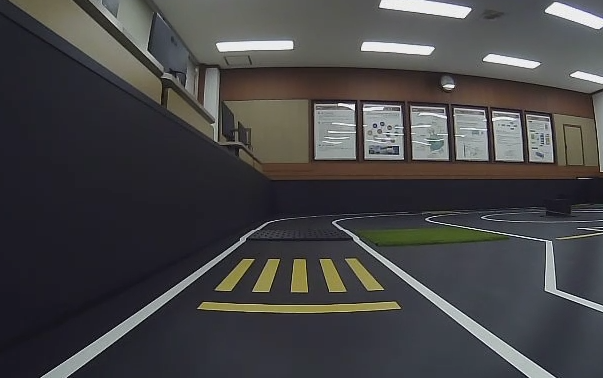
#> input picture src/study/ex_codes/opencv_ex/yellow.png, 603 x 378 px
$ python lab_example.py
#> lines starting #> are read from the running program, lines starting #| are printed output that depends on the picture; after the words box and inside, x2 and y2 are one past the last pixel; in counts of white or black regions, pixels touching at a corner belong together
#!/usr/bin/env python
# -*- coding: utf-8 -*-

import cv2
import numpy as np

image = cv2.imread('yellow.png')
#> image is the input picture: shape (378, 603, 3); mean B, G, R 70.2, 69.2, 69.8

gray = cv2.cvtColor(image, cv2.COLOR_BGR2GRAY)
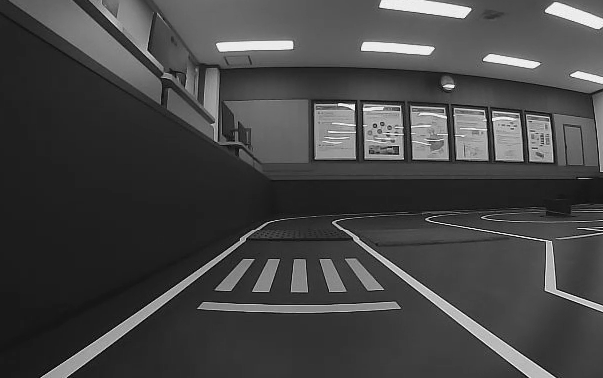
#> gray: shape (378, 603); min 0, max 254, mean 69.5
blur_img = cv2.GaussianBlur(gray,(5, 5), 0)
edge_img = cv2.Canny(np.uint8(blur_img), 30, 60)
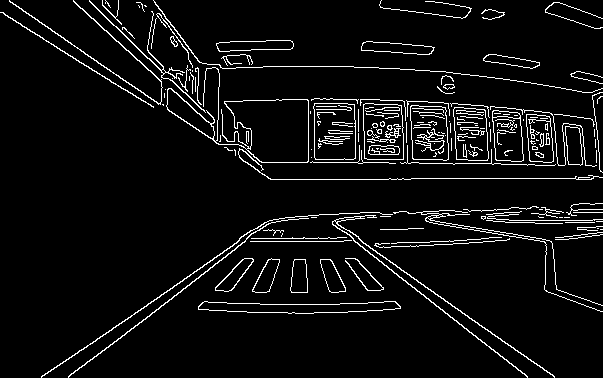
#> edge_img: shape (378, 603); 5.7% white in thin lines or dots
cv2.imshow('edge', edge_img)

blur_img = cv2.GaussianBlur(image,(5, 5), 0)
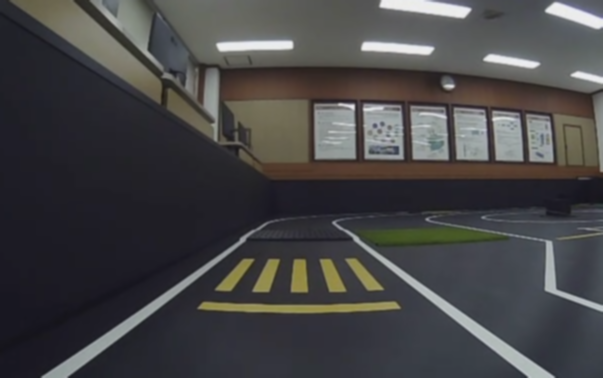
#> blur_img: shape (378, 603, 3); mean B, G, R 70.3, 69.2, 69.8
lab = cv2.cvtColor(blur_img, cv2.COLOR_BGR2LAB)
#> lab: shape (378, 603, 3); mean of channels 0, 1, 2 73.2, 129, 127.2

L, A, B = cv2.split(lab)
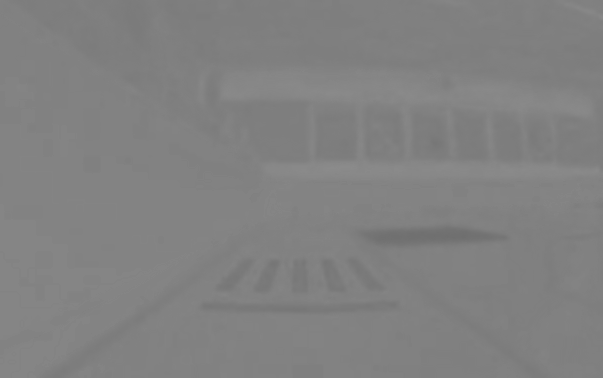
#> A: shape (378, 603); min 111, max 139, mean 129
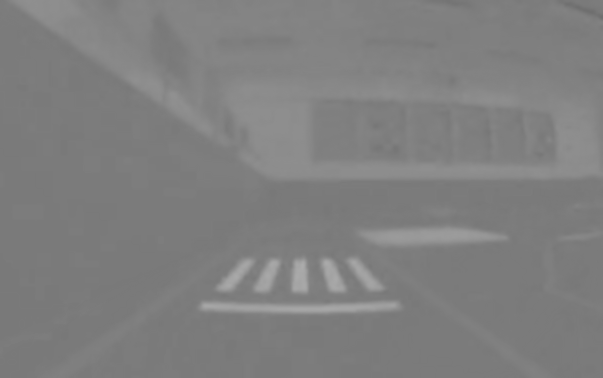
#> B: shape (378, 603); min 110, max 171, mean 127.2

_, L_img = cv2.threshold(L, 155, 255, cv2.THRESH_BINARY)
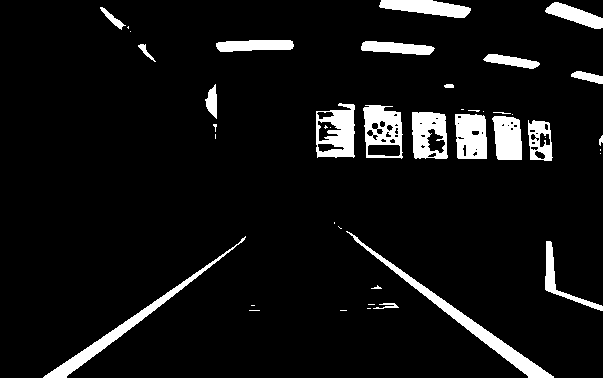
#> L_img: shape (378, 603); 7.1% white; 43 white regions (20 under 20 px), largest, box (x1, y1, x2, y2) and area: (346, 231, 554, 378) 2133, (43, 236, 246, 378) 1760, (316, 103, 355, 158) 1418
_, A_img = cv2.threshold(A, 155, 255, cv2.THRESH_BINARY)
#> A_img: shape (378, 603); every value is 0
_, B_img = cv2.threshold(B, 155, 255, cv2.THRESH_BINARY)
#> B_img: shape (378, 603); 1.1% white; 7 white regions (1 under 20 px), largest, box (x1, y1, x2, y2) and area: (203, 304, 396, 312) 887, (293, 260, 307, 291) 368, (323, 260, 344, 291) 348, (256, 261, 278, 291) 306, (221, 261, 251, 289) 277, (351, 260, 379, 289) 254

cv2.imshow('original', image)
cv2.imshow('LAB', lab)
cv2.imshow('L', L_img)
cv2.imshow('A', A_img)
cv2.imshow('B', B_img)

edge_img = cv2.Canny(np.uint8(L_img), 30, 60)
#> edge_img: shape (378, 603); 1.9% white in thin lines or dots
cv2.imshow('LAB L Canny', edge_img)

edge_img = cv2.Canny(np.uint8(A_img), 30, 60)
cv2.imshow('LAB A Canny', edge_img)

edge_img = cv2.Canny(np.uint8(B_img), 30, 60)
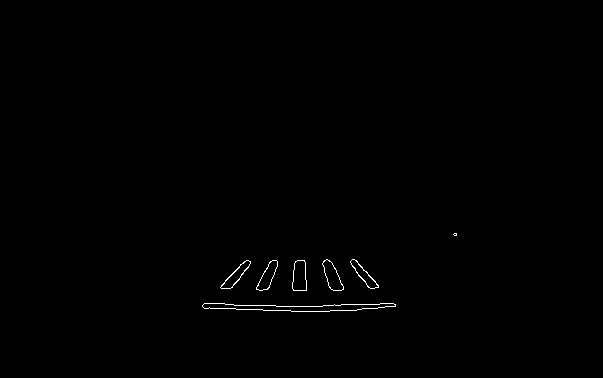
#> edge_img: shape (378, 603); 0.37% white in thin lines or dots, all inside (x1, y1, x2, y2) = (202, 233, 457, 312)
cv2.imshow('LAB B Canny', edge_img)

cv2.waitKey()
